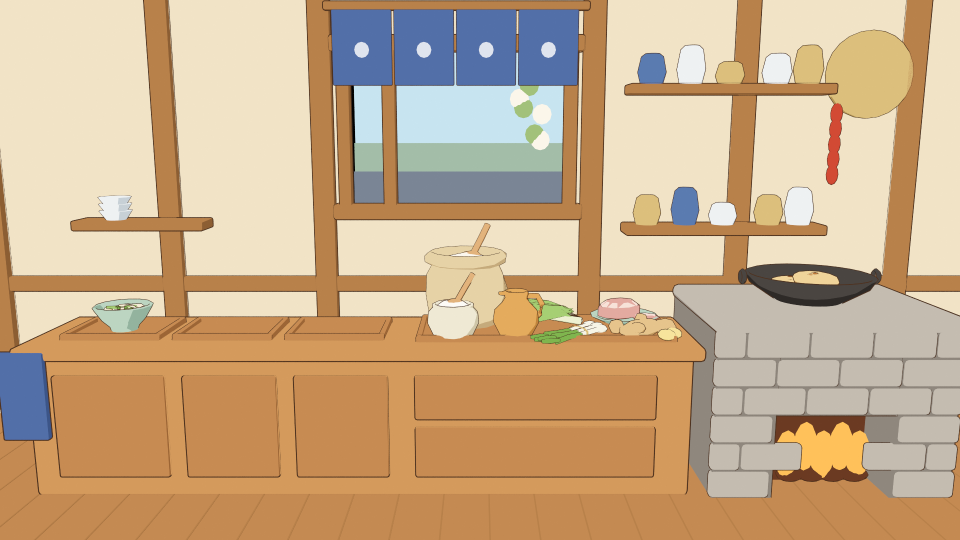
#> input picture WhiteModel/StyleTest/A_cook.png, 1920 x 1080 px (shown at 1/2 size)
$ python art_match.py StyleTest/A_cook.png StyleTest/B_hall_painted.png StyleTest/B_hall_painted.png StyleTest/B_hall_painted.png 1.0
#> lines starting #> are read from the running program, lines starting #| are printed output that depends on the picture
"""Compares a food model with its art, for matching shape and layout 1:1. Takes the renders art_views.py made
of one item, fits each onto the art's silhouette (same scale both ways, then moved), scores the overlap as IoU
(shared area / combined area) and writes a sheet for the best view: the art | the art with the model's outline and
the boundaries between its parts (wherever its colour changes) in red | the two blended half and half.

    python art_match.py <art.png> <renders_dir> <id> <out.png> [grid_z]

Prints the best few views with their IoU. Shape is right when the IoU is about 0.9 or more and the red lines follow
the art's edges. A fourth panel shows the art under a grid of the model's own coordinates on the level z = grid_z
(default 0.008, a plate's floor): lines every 1 cm, labelled every 5 cm, x across and y into the picture, so where
anything sits in the art can be read off in metres and given to the model.
"""
import glob
import os
import re
import sys

import numpy as np
from PIL import Image, ImageChops, ImageDraw, ImageFilter, ImageFont

art_path, renders, key, out = sys.argv[1:5]
GRID_Z = float(sys.argv[5]) if len(sys.argv) > 5 else 0.008
N = 320   # matching canvas, long side


def load_mask(path, size=None):
    im = Image.open(path).convert('RGBA')
    if size:
        im = im.resize(size, Image.LANCZOS)
    return im, np.asarray(im)[..., 3] > 128


art_im = Image.open(art_path).convert('RGBA')
k = N / max(art_im.size)
#> k = 0.167
canvas = (round(art_im.width * k), round(art_im.height * k))
#> canvas = (320, 180)
art_small, A = load_mask(art_path, canvas)
#> in load_mask, `im = im.resize(size, Image.LANCZOS)`:
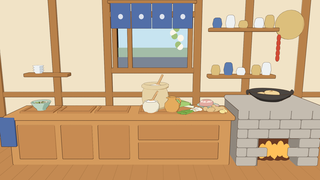
#> im: PIL image 320x180 RGBA; mean R, G, B, A 201.1, 172.1, 137.4, 255
#> A: shape (180, 320) bool; every value is 1
ay, ax = np.nonzero(A)
a_area, a_cx, a_cy = A.sum(), ax.mean(), ay.mean()
#> a_area = 57600; a_cx = 159.5; a_cy = 89.5


def placed(mask_im, s, cx, cy):
    """The model's mask scaled by s about its own centroid, centred at (cx, cy) on the art canvas."""
    w, h = mask_im.size
    im = mask_im.resize((max(1, round(w * s)), max(1, round(h * s))), Image.BILINEAR)
    m = np.asarray(im) > 128
    my, mx = np.nonzero(m)
    out = np.zeros(A.shape, bool)
    ox, oy = round(cx - mx.mean()), round(cy - my.mean())
    ys, xs = my + oy, mx + ox
    ok = (ys >= 0) & (ys < A.shape[0]) & (xs >= 0) & (xs < A.shape[1])
    out[ys[ok], xs[ok]] = True
    return out, (s, ox, oy)


def fit(path):
    im = Image.open(path).convert('RGBA')
    alpha = im.split()[3]
    bbox = alpha.getbbox()
    alpha, im = alpha.crop(bbox), im.crop(bbox)
    fit.bbox[path] = bbox
    s0 = (a_area / max((np.asarray(alpha) > 128).sum(), 1)) ** 0.5
    best = (-1, None)
    s_c, cx_c, cy_c = s0, a_cx, a_cy
    for step in (0.06, 0.02, 0.007):   # coarse to fine search over scale and position
        for ds in (-2, -1, 0, 1, 2):
            for dx in (-2, -1, 0, 1, 2):
                for dy in (-2, -1, 0, 1, 2):
                    s, cx, cy = s_c * (1 + ds * step), cx_c + dx * step * 40, cy_c + dy * step * 40
                    m, tf = placed(alpha, s, cx, cy)
                    iou = (m & A).sum() / max((m | A).sum(), 1)
                    if iou > best[0]:
                        best = (iou, (s, cx, cy, tf, m))
        s_c, cx_c, cy_c = best[1][:3]
    return best[0], best[1], im


fit.bbox = {}
results = []
for path in glob.glob(os.path.join(renders, f'{key}_a*_e*.png')):
    m = re.search(r'_a(-?[\d.]+)_e(-?[\d.]+)\.png$', path)
    iou, fitted, im = fit(path)
    results.append((iou, float(m.group(1)), float(m.group(2)), fitted, im, path))
results.sort(key=lambda r: -r[0])
for iou, az, el, *_ in results[:5]:
    print(f'[match] {key}: az {az:g} el {el:g}  IoU {iou:.3f}')
#> (the run stopped early here; a loop or call above may not have finished)

$ run again, on WhiteModel/StyleTest/C_cook.png
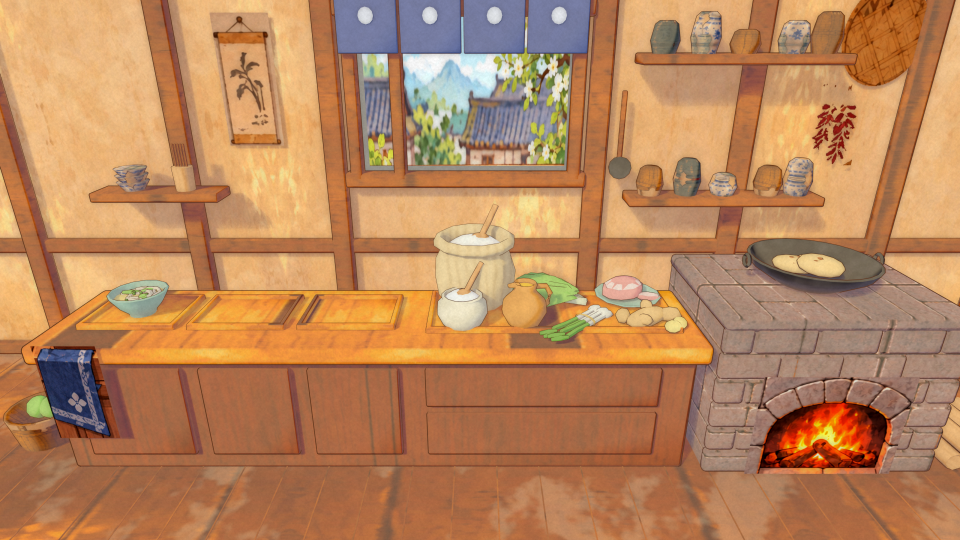
#> input picture WhiteModel/StyleTest/C_cook.png, 1920 x 1080 px (shown at 1/2 size)
#> in load_mask, `im = im.resize(size, Image.LANCZOS)`:
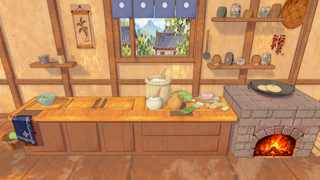
#> im: PIL image 320x180 RGBA; mean R, G, B, A 184.5, 132.8, 91.9, 255
#> A: shape (180, 320) bool; every value is 1
#> a_area = 57600; a_cx = 159.5; a_cy = 89.5

$ run again, on WhiteModel/StyleTest/C_hall.png
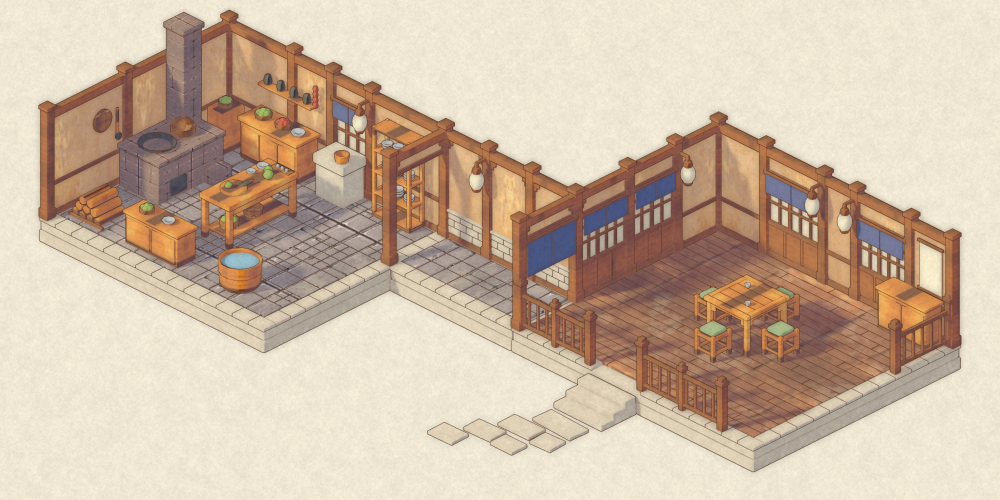
#> input picture WhiteModel/StyleTest/C_hall.png, 2000 x 1000 px (shown at 1/2 size)
#> in load_mask, `im = im.resize(size, Image.LANCZOS)`:
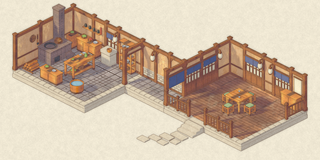
#> im: PIL image 320x160 RGBA; mean R, G, B, A 204.8, 184.8, 163.1, 255
#> A: shape (160, 320) bool; every value is 1
#> a_area = 51200; a_cx = 159.5; a_cy = 79.5

$ run again, on WhiteModel/StyleTest/compare_cook_ABC.png
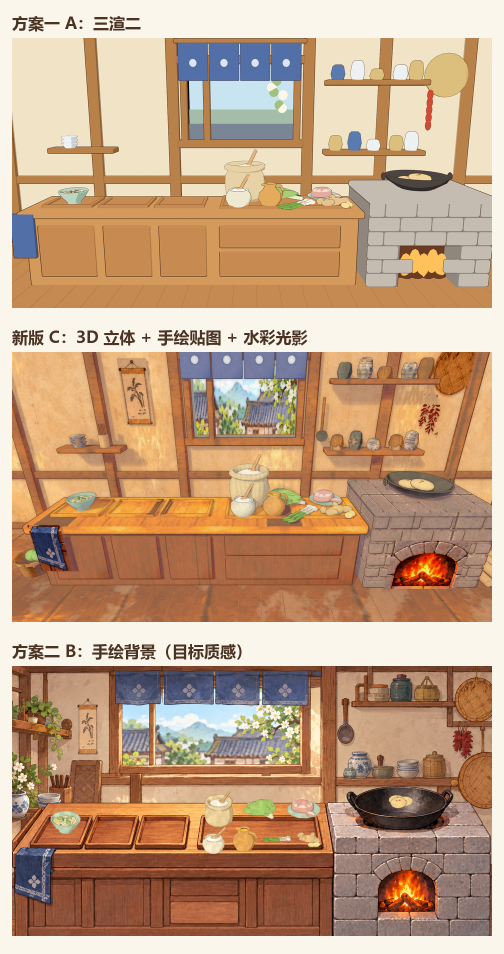
#> input picture WhiteModel/StyleTest/compare_cook_ABC.png, 1008 x 1908 px (shown at 1/2 size)
#> in load_mask, `im = im.resize(size, Image.LANCZOS)`:
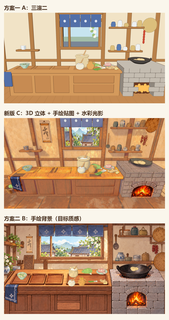
#> im: PIL image 169x320 RGBA; mean R, G, B, A 192.1, 158.4, 129.4, 255
#> A: shape (320, 169) bool; every value is 1
#> a_area = 54080; a_cx = 84; a_cy = 159.5
